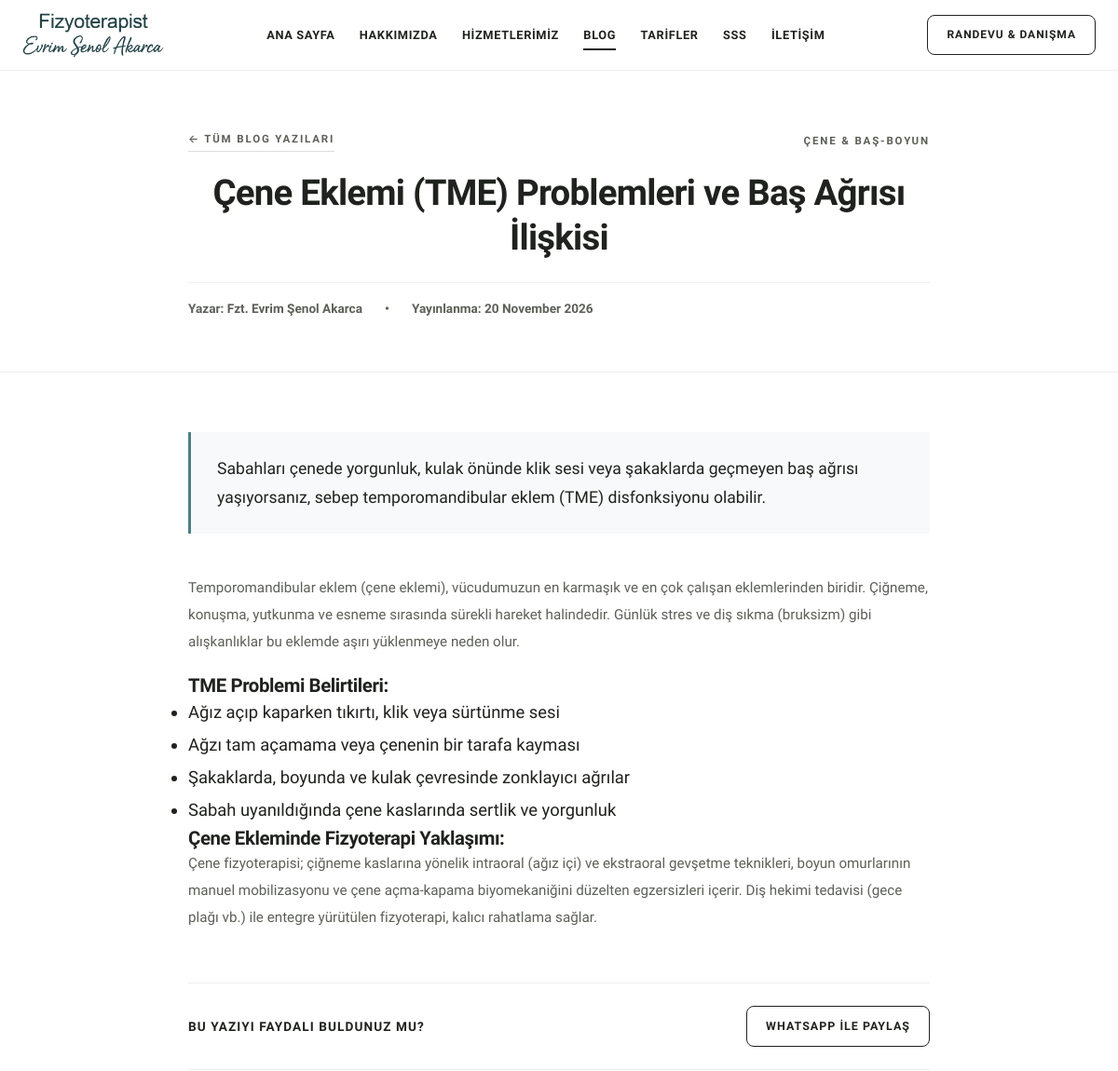
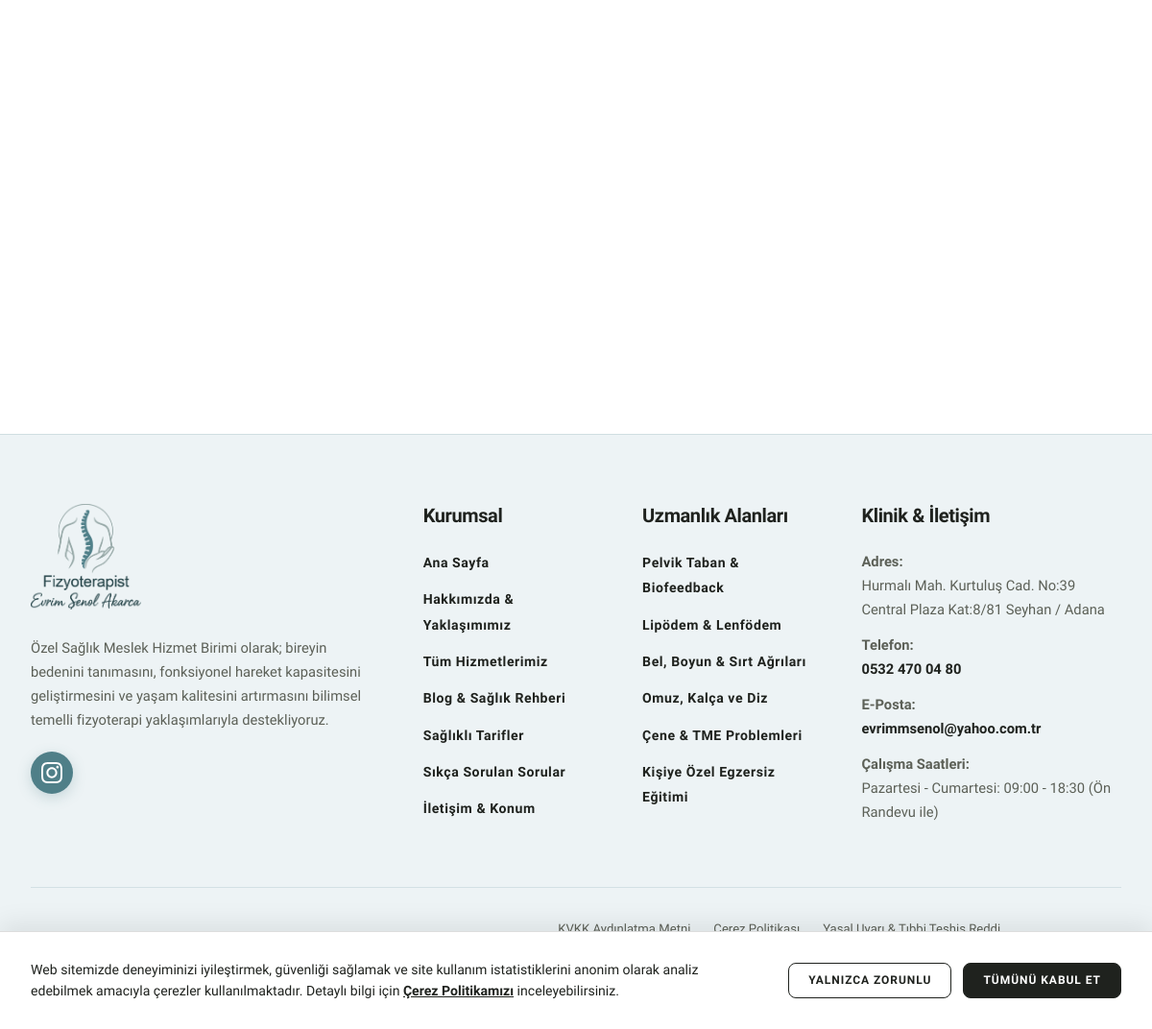
Screenshot of /blog/cene-eklemi-tme-problemleri-ve-bas-agrisi with the database file from the repository (2 pictures, top to bottom).
### tables this page shows
CREATE TABLE `blog_posts` (
  `id` int(11) NOT NULL AUTO_INCREMENT,
  `title` varchar(255) NOT NULL,
  `slug` varchar(255) NOT NULL,
  `category` varchar(100) DEFAULT 'Fizyoterapi',
  `summary` text NOT NULL,
  `content` longtext NOT NULL,
  `author` varchar(100) DEFAULT 'Fzt. Evrim Þenol Akarca',
  `read_time` varchar(50) DEFAULT '5 dk okuma',
  `meta_title` varchar(255) DEFAULT NULL,
  `meta_description` text DEFAULT NULL,
  `image_url` varchar(255) DEFAULT NULL,
  `is_active` tinyint(1) DEFAULT 1,
  `views` int(11) DEFAULT 0,
  `published_at` datetime DEFAULT current_timestamp(),
  `created_at` datetime DEFAULT current_timestamp(),
  `updated_at` datetime DEFAULT current_timestamp() ON UPDATE current_timestamp(),
  PRIMARY KEY (`id`),
  UNIQUE KEY `slug` (`slug`),
  KEY `idx_slug` (`slug`),
  KEY `idx_active` (`is_active`),
  KEY `idx_published` (`published_at`)
);

### includes/functions.php (called while the page is built, shortened)
<?php
function get_db(): PDO {
    static $pdo = null;
    if ($pdo === null) {
        $dsn = sprintf('mysql:host=%s;dbname=%s;charset=%s', DB_HOST, DB_NAME, DB_CHARSET);
        $options = [
            PDO::ATTR_ERRMODE            => PDO::ERRMODE_EXCEPTION,
            PDO::ATTR_DEFAULT_FETCH_MODE => PDO::FETCH_ASSOC,
            PDO::ATTR_EMULATE_PREPARES   => false,
            PDO::MYSQL_ATTR_INIT_COMMAND => "SET NAMES utf8mb4 COLLATE utf8mb4_unicode_ci"
        ];
        try {
            $pdo = new PDO($dsn, DB_USER, DB_PASS, $options);
        } catch (PDOException $e) {
            error_log('Veritabanı bağlantı hatası: ' . $e->getMessage());
            die('Veritabanı bağlantısı kurulamadı. Lütfen daha sonra tekrar deneyiniz.');
        }
    }
    return $pdo;
}
function e(?string $string): string {
    return htmlspecialchars((string)$string, ENT_QUOTES, 'UTF-8');
}
function get_blog_post_by_slug(string $slug): ?array {
    try {
        $stmt = get_db()->prepare("SELECT * FROM blog_posts WHERE slug = :slug AND is_active = 1 LIMIT 1");
        $stmt->execute([':slug' => $slug]);
        $res = $stmt->fetch();
        return $res ?: null;
    } catch (Exception $e) {
        return null;
    }
}
function url(string $path = ''): string {
    $path = ltrim($path, '/');
    return BASE_URL . ($path ? '/' . $path : '');
}

### blog-detay.php (the view, shortened to what this page needs)
<?php
require_once __DIR__ . '/includes/functions.php';
$slug = trim((string)($_GET['slug'] ?? ''));
$post = get_blog_post_by_slug($slug);
require_once __DIR__ . '/includes/header.php';
$articleUrl = url('blog/' . $post['slug']);
?>
<article>
    <header class="service-detail-header">
        <div class="container container-narrow">
            <div style="display: flex; align-items: center; justify-content: space-between; flex-wrap: wrap; gap: 0.75rem; margin-bottom: 1.25rem;">
                <a href="<?= e(url('blog')) ?>" class="badge-tag" style="margin-bottom: 0; border-bottom: 1px solid var(--border-strong); padding-bottom: 0.2rem;">
                    &larr; Tüm Blog Yazıları
                </a>
                <span class="badge-tag" style="margin-bottom: 0;"><?= e($post['category']) ?></span>
            </div>
            <h1 style="font-size: clamp(1.85rem, 3.2vw, 2.75rem); line-height: 1.25; margin-bottom: 1.25rem;">
                <?= e($post['title']) ?>
            </h1>
            <div style="display: flex; align-items: center; gap: 1.5rem; font-size: 0.85rem; color: var(--text-muted); font-weight: 600; flex-wrap: wrap; border-top: 1px solid var(--border-subtle); padding-top: 1rem; margin-top: 1.5rem;">
                <span>Yazar: <strong><?= e($post['author']) ?></strong></span>
                <span>&bull;</span>
                <span>Yayınlanma: <?= date('d F Y', strtotime($post['published_at'])) ?></span>
            </div>
        </div>
    </header>
    <section class="service-detail-body">
        <div class="container container-narrow">
            <div style="background-color: var(--bg-card-light); border-left: 3px solid var(--bg-card-sage); padding: 1.5rem 1.75rem; margin-bottom: 2.75rem; font-size: 1.1rem; line-height: 1.75; color: var(--text-dark);">
                <?= e($post['summary']) ?>
            </div>
            <div class="blog-article-content" style="font-size: 1.15rem; line-height: 1.9; color: var(--text-dark); margin-bottom: 3.5rem;">
                <?= $post['content'] ?>
            </div>
            <div class="blog-share-bar" style="display: flex; justify-content: space-between; align-items: center; flex-wrap: wrap; gap: 1rem; padding: 1.5rem 0; border-top: 1px solid var(--border-subtle); border-bottom: 1px solid var(--border-subtle); margin-bottom: 3.5rem;">
                <span style="font-size: 0.85rem; font-weight: 700; text-transform: uppercase; letter-spacing: 0.08em; color: var(--text-dark);">
                    Bu Yazıyı Faydalı Buldunuz Mu?
                </span>
                <a href="https://api.whatsapp.com/send?text=<?= rawurlencode($post['title'] . ' - ' . $articleUrl) ?>" target="_blank" rel="noopener noreferrer" class="btn btn-outline" style="font-size: 0.78rem; padding: 0.65rem 1.25rem;">
                    WhatsApp ile Paylaş
                </a>
            </div>
        </div>
    </section>
</article>
<?php require_once __DIR__ . '/includes/footer.php'; ?>

### assets/css/style.css (style rules this page uses)
:root { --bg-main: #FFFFFF; --bg-card-light: #F8F9FA; --bg-card-sage: #4F7F88; --bg-card-dark: #FFFFFF; --bg-surface: #FFFFFF; --border-subtle: #EEEEEE; --border-strong: #DDDDDD; --text-dark: #1F221E; --text-muted: #5C6057; --text-light: #1F221E; --text-sage: #224146; --brand-blue-deep: #224146; --brand-blue-accent: #4F7F88; --brand-blue-light: #95A7A6; --radius-main: 16px; --radius-btn: 8px; --font-main: 'Urbanist', -apple-system, BlinkMacSystemFont, 'Segoe UI', Roboto, sans-serif; --font-serif: var(--font-main); --font-sans: var(--font-main); --container-max: 1480px; --transition-fast: 0.25s cubic-bezier(0.16, 1, 0.3, 1); }
*, *::before, *::after { box-sizing: border-box; margin: 0; padding: 0; }
html { font-size: 16px; scroll-behavior: smooth; background-color: var(--bg-main); color: var(--text-dark); -webkit-font-smoothing: antialiased; -moz-osx-font-smoothing: grayscale; }
body { font-family: var(--font-main); background-color: var(--bg-main); color: var(--text-dark); line-height: 1.65; font-weight: 400; overflow-x: hidden; }
h1, h2, h3, h4, h5, h6, .font-serif { font-family: var(--font-main); font-weight: 700; line-height: 1.2; color: inherit; letter-spacing: -0.02em; }
h1 { font-size: clamp(1.75rem, 2.8vw, 2.5rem); font-weight: 700; }
h3 { font-size: clamp(1.15rem, 1.7vw, 1.45rem); font-weight: 600; }
p { margin-bottom: 1.25rem; color: var(--text-muted); font-size: 0.95rem; font-family: var(--font-main); }
p:last-child { margin-bottom: 0; }
a { color: inherit; text-decoration: none; transition: color var(--transition-fast), border-color var(--transition-fast); }
.container { width: 100%; max-width: var(--container-max); margin-left: auto; margin-right: auto; padding-left: 2rem; padding-right: 2rem; }
.container-narrow { max-width: 860px; }
.badge-tag { display: inline-block; font-family: var(--font-sans); font-size: 0.72rem; text-transform: uppercase; letter-spacing: 0.16em; font-weight: 600; color: var(--text-muted); margin-bottom: 1rem; }
.btn { display: inline-flex; align-items: center; justify-content: center; font-family: var(--font-sans); font-size: 0.85rem; font-weight: 600; letter-spacing: 0.08em; text-transform: uppercase; padding: 0.95rem 1.85rem; border: 1px solid transparent; cursor: pointer; transition: all var(--transition-fast); background: transparent; border-radius: var(--radius-btn); text-align: center; }
.btn-outline { border-color: var(--text-dark); color: var(--text-dark); background-color: transparent; }
.service-detail-header { position: relative; overflow: hidden; padding-top: 4rem; padding-bottom: 3.5rem; border-bottom: 1px solid var(--border-subtle); text-align: center; }
.service-detail-body { position: relative; padding-top: 4rem; padding-bottom: 4.5rem; }
html { scroll-behavior: smooth; }
*, *::before, *::after { -webkit-tap-highlight-color: transparent !important; -webkit-touch-callout: none; }
html, body { touch-action: manipulation; -webkit-text-size-adjust: 100%; }
a, button, input, select, textarea { -webkit-tap-highlight-color: transparent !important; outline: none !important; }
.btn { transition: all 0.25s cubic-bezier(0.16, 1, 0.3, 1); }

### rows the page displays
blog_posts: category "ÇENE & BAŞ-BOYUN", title "Çene Eklemi (TME) Problemleri ve Baş Ağrısı İlişkisi", author "Fzt. Evrim Şenol Akarca", published_at "20 November 2026", summary "Sabahları çenede yorgunluk, kulak önünde klik sesi veya şakaklarda geçmeyen baş ağrısı yaşıyorsanız, sebep temporomandibular eklem (TME) disfonksiyonu olabilir.", content "Temporomandibular eklem (çene eklemi), vücudumuzun en karmaşık ve en çok çalışan eklemlerinden biridir. Çiğneme, konuşma, yutkunma ve esneme sırasında sürekli hareket halindedir. Günlük stres ve diş sıkma (bruksizm) gibi alışkanlıklar bu eklemde aşırı yüklenmeye neden olur. TME Problemi Belirtileri: Ağız açıp kaparken tıkırtı, klik veya sürtünme sesi Ağzı tam açamama veya çenenin bir tarafa kayması Şakaklarda, boyunda ve kulak çevresinde zonklayıcı ağrılar Sabah uyanıldığında çene kaslarında sertlik ve yorgunluk Çene Ekleminde Fizyoterapi Yaklaşımı: Çene fizyoterapisi; çiğneme kaslarına yönelik intraoral (ağız içi) ve ekstraoral gevşetme teknikleri, boyun omurlarının manuel mobilizasyonu ve…"

### other values shown
$address "Hurmalı Mah. Kurtuluş Cad. No:39 Central Plaza Kat:8/81 Seyhan / Adana"
$phone "0532 470 04 80"
$email "evrimmsenol@yahoo.com.tr"
$workingHours "Pazartesi - Cumartesi: 09:00 - 18:30 (Ön Randevu ile)"
